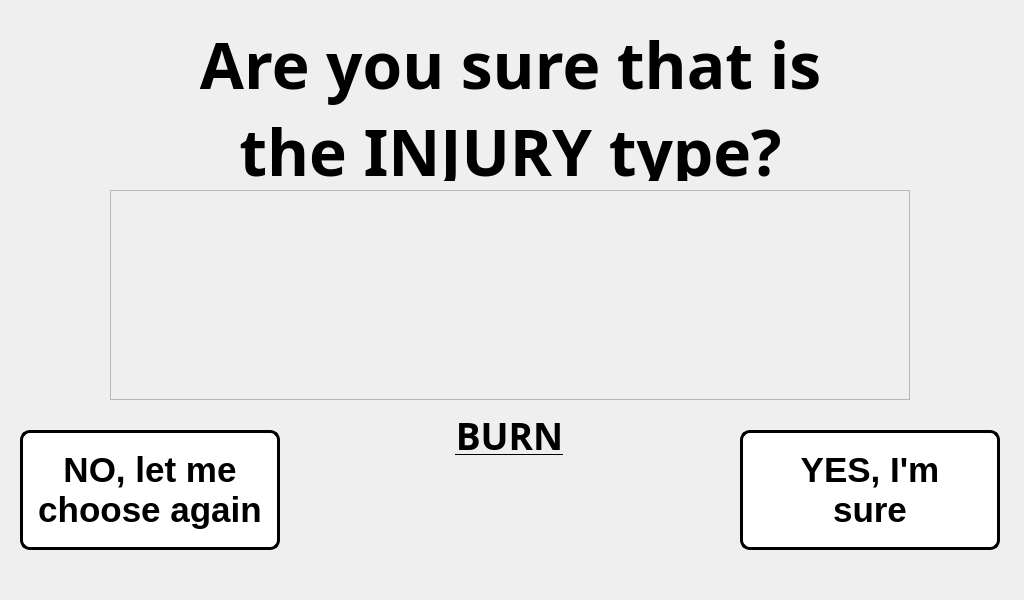
<?xml version="1.0" encoding="UTF-8"?>
<ui version="4.0">
 <class>step_1_window</class>
 <widget class="QMainWindow" name="step_1_window">
  <property name="geometry">
   <rect>
    <x>0</x>
    <y>0</y>
    <width>1024</width>
    <height>600</height>
   </rect>
  </property>
  <property name="minimumSize">
   <size>
    <width>1024</width>
    <height>600</height>
   </size>
  </property>
  <property name="maximumSize">
   <size>
    <width>1024</width>
    <height>600</height>
   </size>
  </property>
  <property name="windowTitle">
   <string>Step 1 Procedure</string>
  </property>
  <widget class="QWidget" name="centralwidget">
   <widget class="QLabel" name="text_steps">
    <property name="geometry">
     <rect>
      <x>20</x>
      <y>310</y>
      <width>981</width>
      <height>121</height>
     </rect>
    </property>
    <property name="font">
     <font>
      <pointsize>14</pointsize>
     </font>
    </property>
    <property name="text">
     <string>&lt;html&gt;&lt;head/&gt;&lt;body&gt;&lt;p align=&quot;center&quot;&gt;&lt;br/&gt;&lt;/p&gt;&lt;/body&gt;&lt;/html&gt;</string>
    </property>
   </widget>
   <widget class="QLabel" name="label">
    <property name="geometry">
     <rect>
      <x>0</x>
      <y>0</y>
      <width>1024</width>
      <height>600</height>
     </rect>
    </property>
    <property name="minimumSize">
     <size>
      <width>1024</width>
      <height>600</height>
     </size>
    </property>
    <property name="maximumSize">
     <size>
      <width>1024</width>
      <height>600</height>
     </size>
    </property>
    <property name="text">
     <string/>
    </property>
    <property name="pixmap">
     <pixmap>../pictures/program_pictures/main_wallpaper.png</pixmap>
    </property>
   </widget>
   <widget class="QPushButton" name="go_back">
    <property name="geometry">
     <rect>
      <x>20</x>
      <y>430</y>
      <width>260</width>
      <height>120</height>
     </rect>
    </property>
    <property name="minimumSize">
     <size>
      <width>260</width>
      <height>120</height>
     </size>
    </property>
    <property name="maximumSize">
     <size>
      <width>260</width>
      <height>120</height>
     </size>
    </property>
    <property name="font">
     <font>
      <family>MS Shell Dlg 2</family>
      <pointsize>26</pointsize>
      <weight>75</weight>
      <bold>true</bold>
     </font>
    </property>
    <property name="styleSheet">
     <string notr="true">QPushButton:hover:!pressed
{
  background-color: rgb(195,30,60);
}

QPushButton
{
  background-color: white;
color: black;
border-style: outset;
border-width: 3px;
border-radius:10px;
border-color: black;
}</string>
    </property>
    <property name="text">
     <string>NO, let me
choose again</string>
    </property>
   </widget>
   <widget class="QPushButton" name="sure_button">
    <property name="geometry">
     <rect>
      <x>740</x>
      <y>430</y>
      <width>260</width>
      <height>120</height>
     </rect>
    </property>
    <property name="minimumSize">
     <size>
      <width>260</width>
      <height>120</height>
     </size>
    </property>
    <property name="maximumSize">
     <size>
      <width>260</width>
      <height>120</height>
     </size>
    </property>
    <property name="font">
     <font>
      <family>MS Shell Dlg 2</family>
      <pointsize>26</pointsize>
      <weight>75</weight>
      <bold>true</bold>
     </font>
    </property>
    <property name="styleSheet">
     <string notr="true">QPushButton:hover:!pressed
{
  background-color: rgb(195,30,60);
}

QPushButton
{
  background-color: white;
color: black;
border-style: outset;
border-width: 3px;
border-radius:10px;
border-color: black;
}</string>
    </property>
    <property name="text">
     <string>YES, I'm
sure</string>
    </property>
   </widget>
   <widget class="QLabel" name="gif_player_label_2">
    <property name="geometry">
     <rect>
      <x>110</x>
      <y>190</y>
      <width>800</width>
      <height>210</height>
     </rect>
    </property>
    <property name="minimumSize">
     <size>
      <width>800</width>
      <height>210</height>
     </size>
    </property>
    <property name="maximumSize">
     <size>
      <width>360</width>
      <height>240</height>
     </size>
    </property>
    <property name="font">
     <font>
      <family>Unispace</family>
      <pointsize>16</pointsize>
      <weight>75</weight>
      <bold>true</bold>
     </font>
    </property>
    <property name="frameShape">
     <enum>QFrame::StyledPanel</enum>
    </property>
    <property name="frameShadow">
     <enum>QFrame::Sunken</enum>
    </property>
    <property name="lineWidth">
     <number>1</number>
    </property>
    <property name="text">
     <string/>
    </property>
    <property name="pixmap">
     <pixmap>../pictures/body_parts/burn_display.png</pixmap>
    </property>
    <property name="alignment">
     <set>Qt::AlignCenter</set>
    </property>
   </widget>
   <widget class="QLabel" name="TITLE">
    <property name="geometry">
     <rect>
      <x>55</x>
      <y>20</y>
      <width>911</width>
      <height>161</height>
     </rect>
    </property>
    <property name="font">
     <font>
      <family>Unispace</family>
      <pointsize>72</pointsize>
      <weight>75</weight>
      <bold>true</bold>
     </font>
    </property>
    <property name="text">
     <string>&lt;html&gt;&lt;head/&gt;&lt;body&gt;&lt;p align=&quot;center&quot;&gt;&lt;span style=&quot; font-size:48pt;&quot;&gt;Are you sure that is&lt;br/&gt;the &lt;/span&gt;&lt;span style=&quot; font-size:48pt; text-decoration: underline;&quot;&gt;INJURY&lt;/span&gt;&lt;span style=&quot; font-size:48pt;&quot;&gt; type?&lt;/span&gt;&lt;/p&gt;&lt;/body&gt;&lt;/html&gt;</string>
    </property>
    <property name="alignment">
     <set>Qt::AlignCenter</set>
    </property>
   </widget>
   <widget class="QLabel" name="label_2">
    <property name="geometry">
     <rect>
      <x>0</x>
      <y>0</y>
      <width>1024</width>
      <height>600</height>
     </rect>
    </property>
    <property name="minimumSize">
     <size>
      <width>1024</width>
      <height>600</height>
     </size>
    </property>
    <property name="maximumSize">
     <size>
      <width>1024</width>
      <height>600</height>
     </size>
    </property>
    <property name="text">
     <string/>
    </property>
    <property name="pixmap">
     <pixmap>pictures/program_pictures/main_wallpaper.png</pixmap>
    </property>
   </widget>
   <widget class="QLabel" name="title_step_2">
    <property name="geometry">
     <rect>
      <x>334</x>
      <y>400</y>
      <width>351</width>
      <height>71</height>
     </rect>
    </property>
    <property name="font">
     <font>
      <family>Unispace</family>
      <pointsize>18</pointsize>
      <weight>75</weight>
      <bold>true</bold>
     </font>
    </property>
    <property name="text">
     <string>&lt;html&gt;&lt;head/&gt;&lt;body&gt;&lt;p align=&quot;center&quot;&gt;&lt;span style=&quot; font-size:28pt; text-decoration: underline;&quot;&gt;BURN&lt;/span&gt;&lt;/p&gt;&lt;/body&gt;&lt;/html&gt;</string>
    </property>
    <property name="alignment">
     <set>Qt::AlignCenter</set>
    </property>
   </widget>
   <zorder>label_2</zorder>
   <zorder>label</zorder>
   <zorder>text_steps</zorder>
   <zorder>go_back</zorder>
   <zorder>sure_button</zorder>
   <zorder>gif_player_label_2</zorder>
   <zorder>TITLE</zorder>
   <zorder>title_step_2</zorder>
  </widget>
 </widget>
 <resources/>
 <connections/>
</ui>
